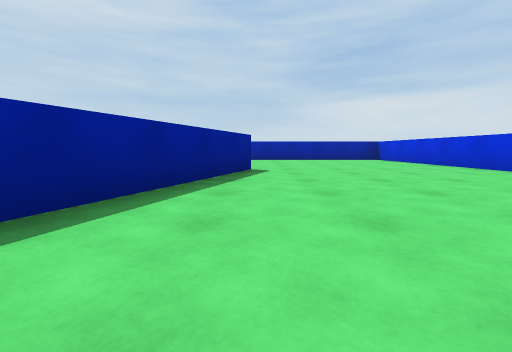
[1] (above)

18 first-person views from a walk through a scene from a Unity 3-D project. The camera is 0.36 m above the floor, tilts 6° down and sees 90° across. The floor is counted in squares, 1 m on a side. Each view is taken from the middle of a square. On the plan, view 1 faces up. The plan holds only what a view shows up to about 9 squares ahead; the rest is blank. The player is left out. Surface patterns are stand-ins for the level's own textures.

[2]
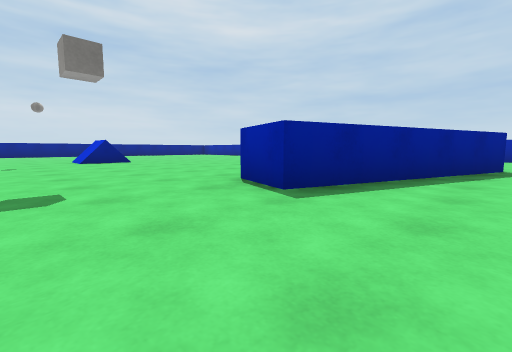

[3]
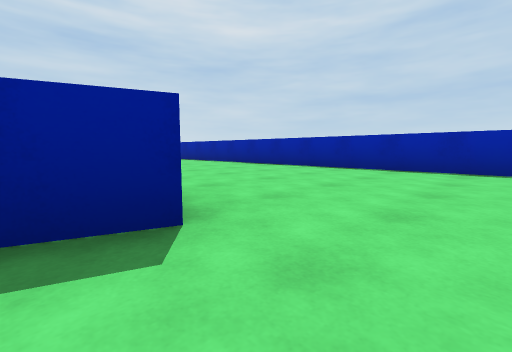

[4]
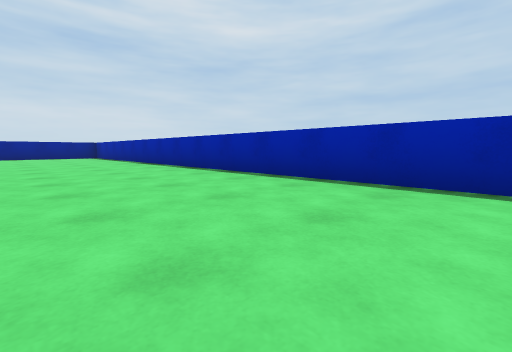

[5]
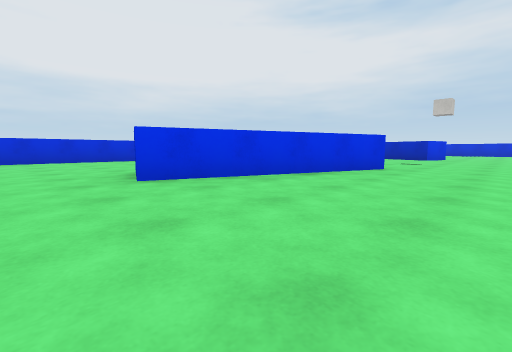

[6]
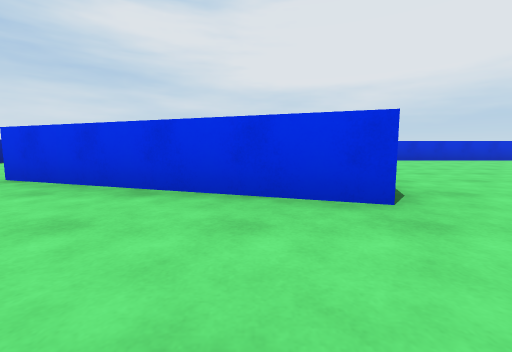

[7]
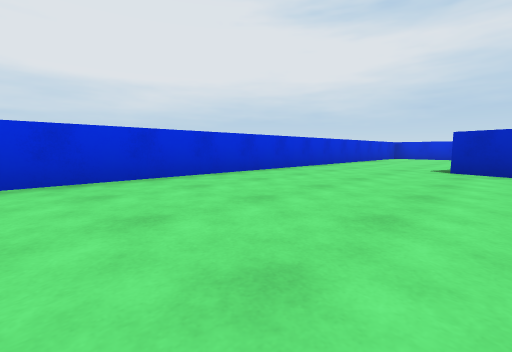

[8]
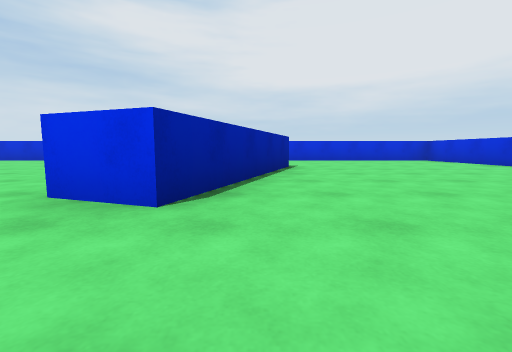

[9]
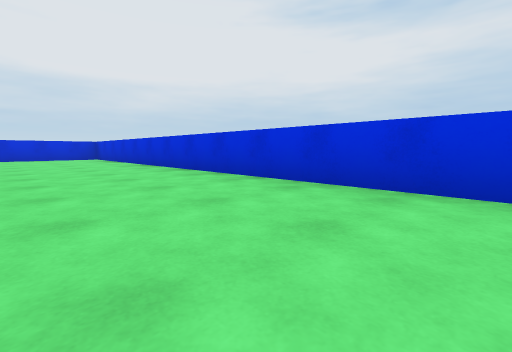

[10]
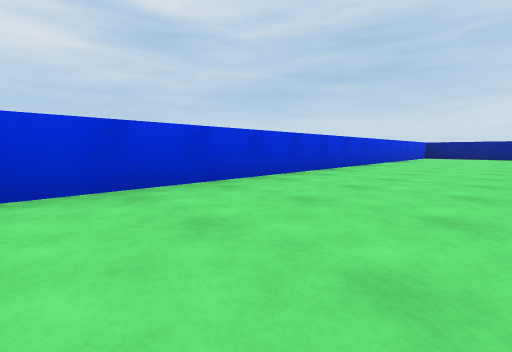

[11]
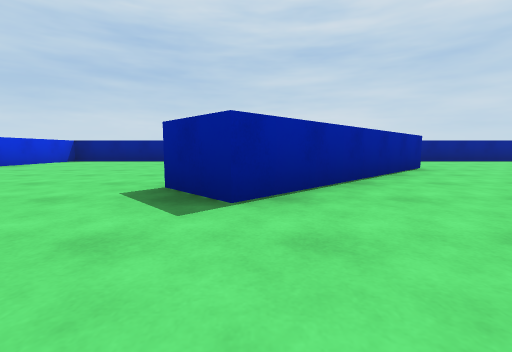

[12]
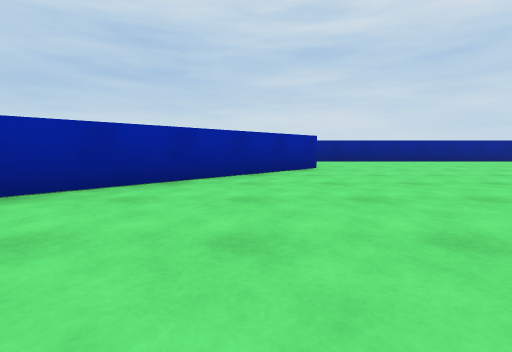

[13]
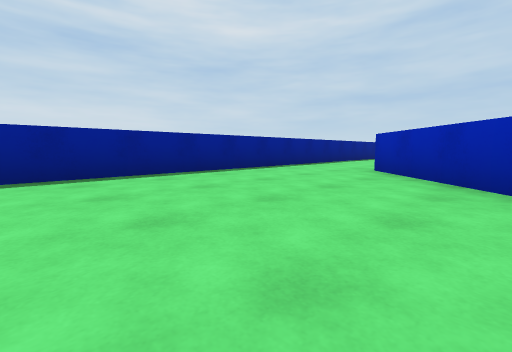

[14]
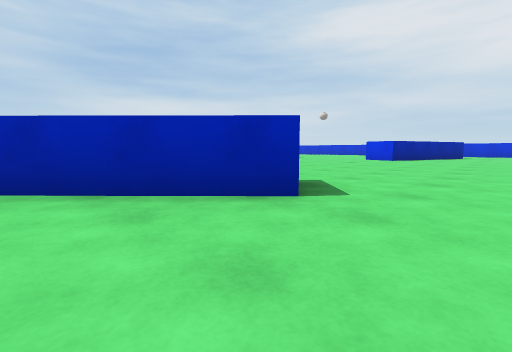

[15]
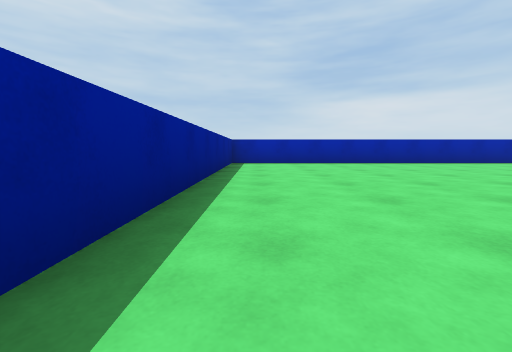

[16]
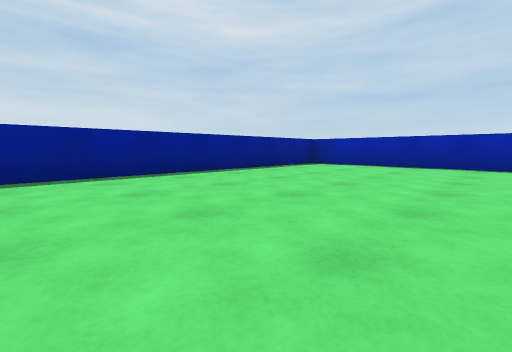

[17]
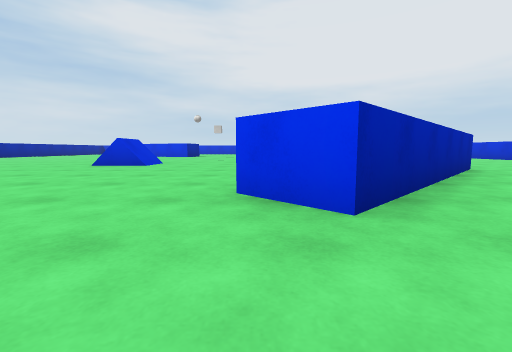

[18]
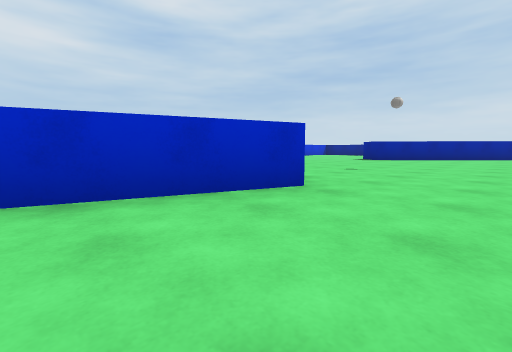

### Floor plan
Points are (right, up) in squares from view 1. A wall is a line through its corners. A room is listed if a view was taken in it or the views show most of it. See-through windows are left out.
Room 1 (views 1, 2, 3, 4, 5, 6, 7, 8, 9, 10, 11, 12, 13, 14, 15, 16, 17, 18)
walls: (-8.7, -5.2) (-9.4, -5.9) (-12.6, -2.5) (-11.9, -1.8) (-8.7, -5.2); (-0.1, 4.7) (-1.4, 0.8) (-2.4, 1.1) (-1, 5); (1.3, -5.7) (-2.4, -4.4) (-2.1, -3.4) (1.7, -4.7); (4.1, 1.6) (4.1, 8.7) (-14.6, 8.7) (-14.6, -10.4) (4.1, -10.4) (4.1, 0.1)
objects: other object (-8, 1)

Where each view was taken, in squares from view 1:
view 1: 0 up, 0 right, facing up
view 2: 1 down, 0 right, facing up-left
view 3: 4 up, 1 right, facing up-left
view 4: 6 up, 3 left, facing up-left
view 5: 6 up, 4 left, facing down-right
view 6: 2 up, 4 left, facing right
view 7: 0 up, 1 right, facing down-right
view 8: 5 down, 4 left, facing right
view 9: 8 down, 6 left, facing down-right
view 10: 8 down, 3 left, facing down-left
view 11: 5 down, 7 left, facing left
view 12: 3 down, 7 left, facing left
view 13: 7 down, 11 left, facing up-left
view 14: 7 down, 11 left, facing up-right
view 15: 2 up, 14 left, facing up
view 16: 3 up, 11 left, facing up-left
view 17: 2 down, 14 left, facing right
view 18: 2 down, 0 right, facing down-left
